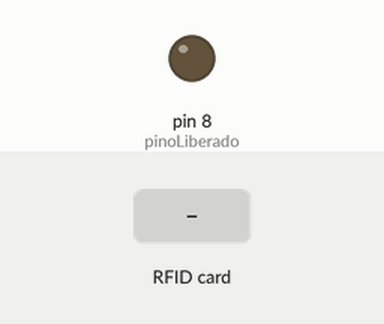
This sketch was run on a simulated Arduino Uno, built with avr-gcc and run on an emulated ATmega328P. Shown: output pins drawn as LEDs (lit = HIGH). The test bench sets the inputs (shaded band). Pins used as bus, display or sensor lines are not drawn; what the sketch prints to the serial monitor is not drawn.

Above: at 1.2 s.
1.3 s: RFID card 15 3A 97 03 held to the reader
2.8 s: RFID card 5E 7A 19 C4 held to the reader
Timing chart, 0 to 5.8 s (numbered marks = the images above; inputs shaded):
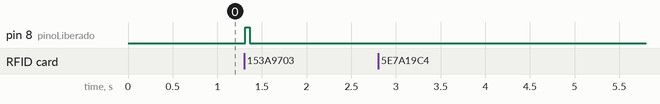

The sketch:

Antifurto_rfid.ino
```cpp
#include <SPI.h>
#include <MFRC522.h>


//SDA ===> Pin10
//SCK ===> Pin13
//MOSI ===> Pin11
//MISO ===> Pin12
//RST ===> Pin9
//3.3v ===> 3.3v
//GND ===> GND

#define SS_PIN 10
#define RST_PIN 9
MFRC522 mfrc522(SS_PIN, RST_PIN);   // Create MFRC522 instance.

String password = "15 3A 97 03";

int pinoLiberado = 8;

String logp;
void logWrite(String st){
  if(logp == st){return;}
  Serial.println(st);
  logp = st;
}

void setup(){
  Serial.begin(9600);   // Inicia a serial
  SPI.begin();      // Inicia  SPI bus
  mfrc522.PCD_Init();   // Inicia MFRC522
  pinMode(pinoLiberado, OUTPUT);
  logWrite("Informe o UID via leitor RFID.");
}

int tentativa = 0;
void loop(){
  if(tentativa >= 2){
    logWrite("Card não esta presente ou impossível ler.");
    digitalWrite(pinoLiberado, LOW);
  }

  if(mfrc522.PICC_IsNewCardPresent() && mfrc522.PICC_ReadCardSerial()){
    //logWrite("Card presente e lido");
    tentativa = 0;

    String uid = "";
    byte letra;

    for(byte i = 0; i < mfrc522.uid.size; i++){
       uid.concat(String(mfrc522.uid.uidByte[i] < 0x10 ? " 0" : " "));
       uid.concat(String(mfrc522.uid.uidByte[i], HEX));
    }
    uid.toUpperCase();
    uid = uid.substring(1);

    if(uid == password){
      logWrite("Acesso Liberado");
      digitalWrite(pinoLiberado, HIGH);
    }else{
      logWrite("UID "+uid+" é incorreto.");
    }
  }else{
    tentativa ++;
    return;
  }


}
```

Measured:
- after the input at 1.3 s, pin 8 (pinoLiberado): LOW → HIGH at once, → LOW 0.05 s later
- after the input at 2.8 s, every drawn part: stays the same
